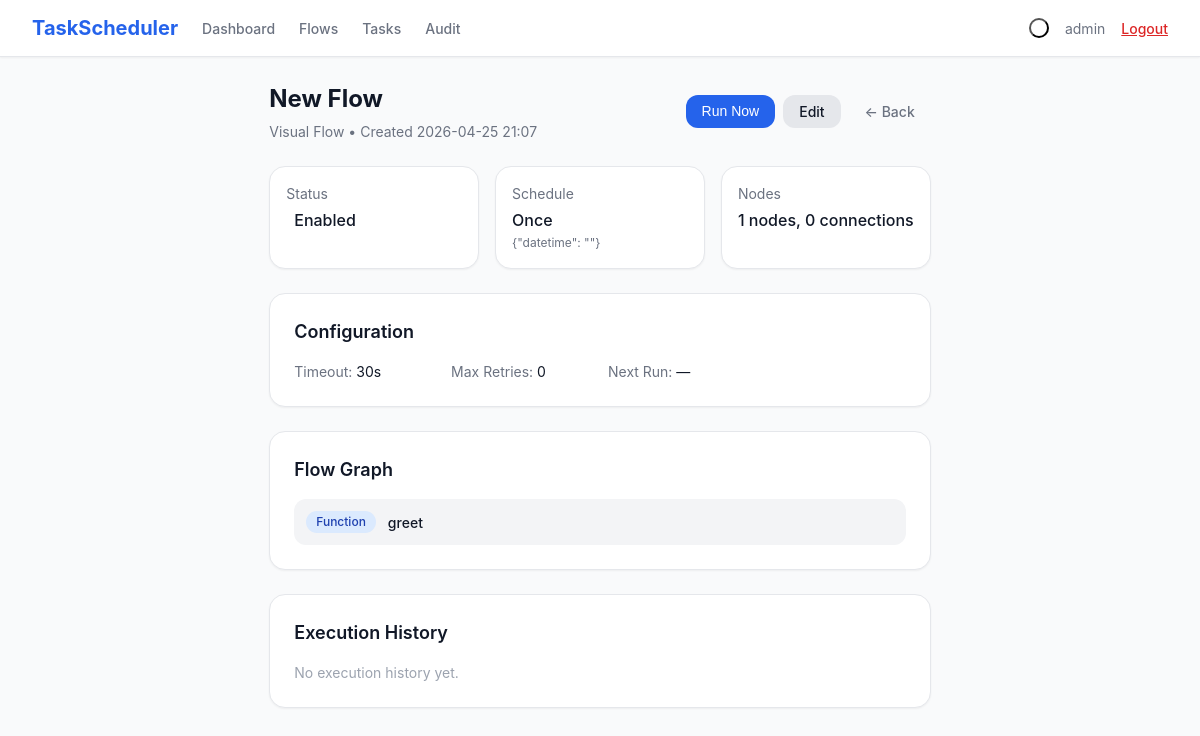
The page /flow/4 (signed in) on the database its author committed.
### models.py (models this page shows, shortened)
class Flow(db.Model):
    __tablename__ = 'flows'
    id = db.Column(db.Integer, primary_key=True)
    name = db.Column(db.String(200), nullable=False)
    schedule_type = db.Column(db.String(50), nullable=False)
    schedule_config = db.Column(db.Text, default='{}')
    enabled = db.Column(db.Boolean, default=True)
    nodes = db.Column(db.Text, default='[]')
    connections = db.Column(db.Text, default='[]')
    timeout_seconds = db.Column(db.Integer, default=30)
    max_retries = db.Column(db.Integer, default=0)
    last_run_time = db.Column(db.DateTime, nullable=True)
    last_run_status = db.Column(db.String(20), nullable=True)
    last_run_output = db.Column(db.Text, nullable=True)
    last_run_node_errors = db.Column(db.Text, default='{}')
    next_run_time = db.Column(db.DateTime, nullable=True)
    created_at = db.Column(db.DateTime, default=datetime.utcnow)
    updated_at = db.Column(db.DateTime, default=datetime.utcnow, onupdate=datetime.utcnow)
    def get_nodes(self):
        return json.loads(self.nodes) if self.nodes else []
    def get_connections(self):
        return json.loads(self.connections) if self.connections else []
    def get_schedule_config(self):
        return json.loads(self.schedule_config) if self.schedule_config else {}
    def get_node_errors(self):
        return json.loads(self.last_run_node_errors) if self.last_run_node_errors else {}

### app.py (the view)
@app.route('/flow/<int:id>')
@login_required
def flow_detail(id):
    flow = Flow.query.get_or_404(id)
    logs = ExecutionLog.query.filter_by(flow_id=id).order_by(ExecutionLog.run_time.desc()).limit(20).all()
    return render_template('flow_detail.html', flow=flow, logs=logs)

### app.py (called while the page is built)
def login_required(f):
    @wraps(f)
    def decorated_function(*args, **kwargs):
        if 'user_id' not in session:
            if request.is_json or request.path.startswith('/api/'):
                return jsonify({'error': 'Unauthorized'}), 401
            return redirect(url_for('login'))
        return f(*args, **kwargs)
    return decorated_function

### templates/flow_detail.html (shortened to what this page needs)
{% extends "base.html" %}
{% block content %}
<div class="max-w-5xl mx-auto space-y-6">
    <div class="flex items-center justify-between">
        <div>
            <h1 class="text-2xl font-bold text-body">{{ flow.name }}</h1>
            <p class="text-sm text-muted mt-1">Visual Flow &bull; Created {{ flow.created_at.strftime('%Y-%m-%d %H:%M') }}</p>
        </div>
        <div class="flex gap-2">
            <button onclick="runFlow({{ flow.id }})" class="btn btn-primary">Run Now</button>
            <a href="{{ url_for('flow_edit', id=flow.id) }}" class="btn btn-secondary">Edit</a>
            <a href="{{ url_for('flows_list') }}" class="btn btn-ghost">&larr; Back</a>
        </div>
    </div>
    <div class="grid grid-2 md-grid-3 gap-4">
        <div class="card p-4">
            <div class="text-sm text-muted">Status</div>
            <div class="flex items-center gap-2 mt-1">
                <span class="font-medium text-body">{{ 'Enabled' if flow.enabled else 'Disabled' }}</span>
            </div>
        </div>
        <div class="card p-4">
            <div class="text-sm text-muted">Schedule</div>
            <div class="font-medium text-body mt-1">{{ flow.schedule_type|title }}</div>
            <div class="text-xs text-muted mt-0-5">{{ flow.get_schedule_config()|tojson }}</div>
        </div>
        <div class="card p-4">
            <div class="text-sm text-muted">Nodes</div>
            <div class="font-medium text-body mt-1">{{ flow.get_nodes()|length }} nodes, {{ flow.get_connections()|length }} connections</div>
        </div>
    </div>
    <div class="card p-6">
        <h3 class="text-lg font-semibold text-body mb-4">Configuration</h3>
        <div class="grid grid-2 md-grid-4 gap-4 text-sm">
            <div><span class="text-muted">Timeout:</span> <span class="text-body">{{ flow.timeout_seconds }}s</span></div>
            <div><span class="text-muted">Max Retries:</span> <span class="text-body">{{ flow.max_retries }}</span></div>
            <div><span class="text-muted">Next Run:</span> <span class="text-body">{{ flow.next_run_time.strftime('%Y-%m-%d %H:%M') if flow.next_run_time else '—' }}</span></div>
        </div>
    </div>
    <div class="card p-6">
        <h3 class="text-lg font-semibold text-body mb-4">Flow Graph</h3>
        {% set nodes = flow.get_nodes() %}
        {% set conns = flow.get_connections() %}
        {% if nodes %}
        <div class="space-y-2">
            {% for node in nodes %}
            <div class="flex items-center gap-3 p-3 bg-gray-100 dark:bg-gray-900 rounded-lg">
                <span class="badge {% if node.type == 'function' %}badge-blue{% else %}badge-amber{% endif %}">{{ node.type|title }}</span>
                <span class="font-medium text-sm text-body">{{ node.name }}</span>
                {% set node_errors = flow.get_node_errors() %}
            </div>
            {% endfor %}
        </div>
        {% else %}
        <p class="text-light text-sm">No nodes in this flow.</p>
        {% endif %}
    </div>
    <div class="card p-6">
        <h3 class="text-lg font-semibold text-body mb-4">Execution History</h3>
        {% if logs %}
        <div class="table-wrap">
            <table>
                <thead><tr><th>Time</th><th>Status</th><th>Duration</th><th>Attempt</th><th>Output</th></tr></thead>
                <tbody>
                    {% for log in logs %}
                    <tr>
                        <td class="text-muted whitespace-nowrap">{{ log.run_time.strftime('%m/%d %H:%M:%S') }}</td>
                        <td><span class="badge {% if log.status == 'success' %}badge-green{% else %}badge-red{% endif %}">{{ log.status|title }}</span></td>
                        <td class="text-muted">{{ log.duration_ms }}ms</td>
                        <td class="text-muted">#{{ log.attempt_number }}</td>
                        <td class="text-muted max-w-md truncate">{{ log.output or '—' }}</td>
                    </tr>
                    {% endfor %}
                </tbody>
            </table>
        </div>
        {% else %}
        <p class="text-light text-sm">No execution history yet.</p>
        {% endif %}
    </div>
</div>
{% endblock %}

### static/css/style.css (style rules this page uses)
:root { --bg-body: #f9fafb; --bg-card: #ffffff; --bg-nav: #ffffff; --bg-sidebar: #f3f4f6; --bg-input: #ffffff; --bg-code: #f3f4f6; --bg-hover: #f9fafb; --bg-badge-green: #dcfce7; --bg-badge-red: #fee2e2; --bg-badge-blue: #dbeafe; --bg-badge-amber: #fef3c7; --bg-badge-purple: #f3e8ff; --bg-badge-gray: #f3f4f6; --bg-primary-50: #eff6ff; --bg-primary-100: #dbeafe; --bg-primary-600: #2563eb; --bg-primary-700: #1d4ed8; --bg-green-600: #16a34a; --bg-green-700: #15803d; --bg-gray-100: #f3f4f6; --bg-gray-200: #e5e7eb; --bg-gray-600: #4b5563; --bg-gray-700: #374151; --bg-gray-800: #1f2937; --bg-gray-900: #111827; --bg-red-100: #fee2e2; --bg-red-500: #ef4444; --bg-red-600: #dc2626; --text-body: #111827; --text-muted: #6b7280; --text-light: #9ca3af; --text-primary: #2563eb; --text-green: #16a34a; --text-red: #dc2626; --text-purple: #9333ea; --text-amber: #92400e; --text-blue: #1e40af; --border-color: #e5e7eb; --border-dark: #d1d5db; --shadow-sm: 0 1px 2px 0 rgba(0,0,0,0.05); --shadow: 0 1px 3px 0 rgba(0,0,0,0.1), 0 1px 2px -1px rgba(0,0,0,0.1); --shadow-lg: 0 10px 15px -3px rgba(0,0,0,0.1), 0 4px 6px -4px rgba(0,0,0,0.1); --shadow-xl: 0 20px 25px -5px rgba(0,0,0,0.1), 0 8px 10px -6px rgba(0,0,0,0.1); --radius-sm: 0.375rem; --radius: 0.5rem; --radius-lg: 0.75rem; --radius-xl: 1rem; --radius-full: 9999px; }
* { box-sizing: border-box; margin: 0; padding: 0; }
html, body { height: 100%; }
body { font-family: -apple-system, BlinkMacSystemFont, 'Segoe UI', Roboto, sans-serif; background: var(--bg-body); color: var(--text-body); line-height: 1.5; -webkit-font-smoothing: antialiased; }
.page { min-height: 100vh; display: flex; flex-direction: column; }
.flex { display: flex; }
.items-center { align-items: center; }
.justify-between { justify-content: space-between; }
.gap-2 { gap: 0.5rem; }
.gap-3 { gap: 0.75rem; }
.gap-4 { gap: 1rem; }
.grid { display: grid; }
.grid-2 { grid-template-columns: repeat(2, 1fr); }
@media (min-width: 768px) { .md-grid-3 { grid-template-columns: repeat(3, 1fr); } }
@media (min-width: 768px) { .md-grid-4 { grid-template-columns: repeat(4, 1fr); } }
.mb-4 { margin-bottom: 1rem; }
.mt-0-5 { margin-top: 0.125rem; }
.mt-1 { margin-top: 0.25rem; }
.mx-auto { margin-left: auto; margin-right: auto; }
.p-3 { padding: 0.75rem; }
.p-4 { padding: 1rem; }
.p-6 { padding: 1.5rem; }
.space-y-6 > * + * { margin-top: 1.5rem; }
.text-xs { font-size: 0.75rem; }
.text-sm { font-size: 0.875rem; }
.text-lg { font-size: 1.125rem; }
.text-2xl { font-size: 1.5rem; }
.font-medium { font-weight: 500; }
.font-semibold { font-weight: 600; }
.font-bold { font-weight: 700; }
.text-body { color: var(--text-body); }
.text-muted { color: var(--text-muted); }
.text-light { color: var(--text-light); }
.bg-gray-100 { background: var(--bg-gray-100); }
.card { background: var(--bg-card); border-radius: var(--radius-xl); box-shadow: var(--shadow-sm); border: 1px solid var(--border-color); }
.btn { display: inline-flex; align-items: center; justify-content: center; gap: 0.5rem; padding: 0.5rem 1rem; border-radius: var(--radius-lg); font-size: 0.875rem; font-weight: 500; border: none; cursor: pointer; text-decoration: none; transition: all 0.15s; line-height: 1.25; }
.btn-primary { background: var(--bg-primary-600); color: #fff; }
.btn-secondary { background: var(--bg-gray-200); color: var(--text-body); }
.btn-ghost { background: transparent; color: var(--text-muted); }
.badge { display: inline-flex; align-items: center; padding: 0.125rem 0.625rem; border-radius: var(--radius-full); font-size: 0.75rem; font-weight: 500; }
.badge-blue { background: var(--bg-badge-blue); color: var(--text-blue); }
.rounded-lg { border-radius: var(--radius-lg); }
.max-w-5xl { max-width: 64rem; }
.md-grid-3 { grid-template-columns: 1fr; }
.md-grid-4 { grid-template-columns: 1fr; }

### rows shown on the page
Flow: name "New Flow", created_at "2026-04-25 21:07", enabled "Enabled", schedule_type "Once", get_schedule_config|tojson "{\"datetime\": \"\"}", timeout_seconds "30", max_retries "0", next_run_time "—"

### other values the page prints
{{ session.username }} "admin"
{{ flow.get_nodes()|length }} "1"
{{ flow.get_connections()|length }} "0"
{{ node.type|title }} "Function"
{{ node.name }} "greet"
